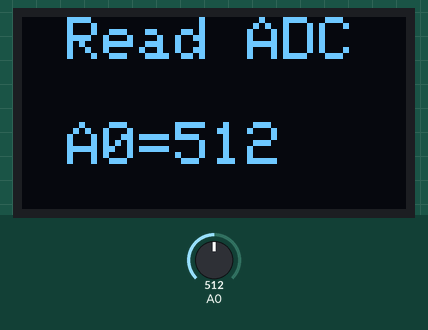
Simulated run of this sketch. Board: Arduino Uno, built with avr-gcc and run on an emulated ATmega328P. Parts: 128×64 one-colour display. Inputs (shaded band) come from the test bench; at power-on: A0 = 512.

Above: at 1.2 s.
1.3 s: A0 set to 716
At 2.5 s:
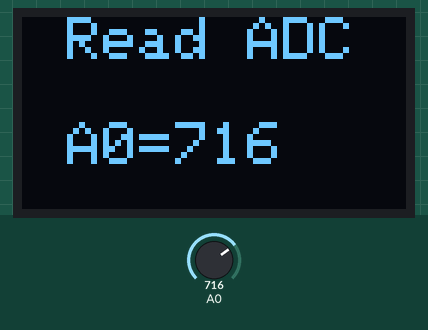
2.8 s: A0 set to 900
At 3.3 s:
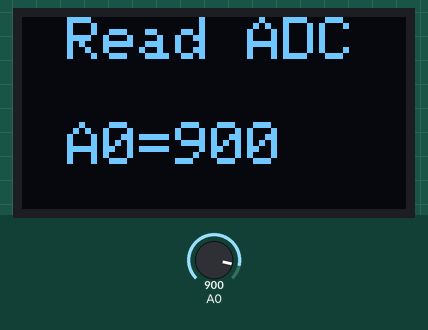
4.3 s: A0 set to 1023
At 5.0 s:
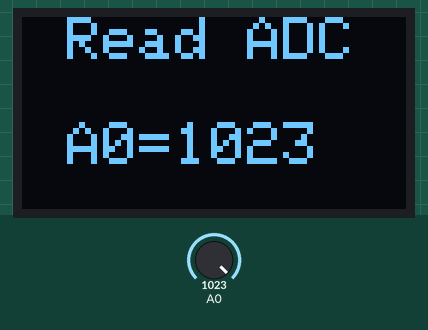
Timing chart, 0 to 7.3 s (numbered marks = the images above; inputs shaded):
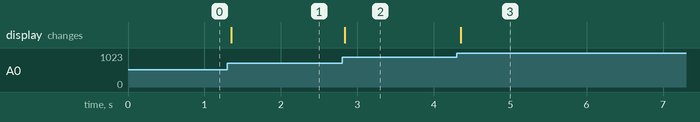

The sketch:

NodeMCU_AnalogOLED.ino
```cpp
#include  <Wire.h>              // Include I2C bus library
#include  <SPI.h>
#include  <Adafruit_GFX.h>      // Include OLED library
#include  <Adafruit_SSD1306.h>  // Include OLED library

#define   OLED_RESET  -1
// Create new OLED object
Adafruit_SSD1306      OLED(OLED_RESET);

void setup()
{
  // Initialize with I2C address 0x3C (for the 128x64)
  OLED.begin(SSD1306_SWITCHCAPVCC, 0x3C);
}

void loop()
{
  OLED.clearDisplay();
  // Set display color as white
  OLED.setTextColor(WHITE);
  // Set start position of display
  OLED.setCursor(15, 0);
  // Set text size x2
  OLED.setTextSize(2);
  // Show title message
  OLED.println("Read ADC");
  // Set display position
  OLED.setCursor(15, 35);
  // Set text size x2
  OLED.setTextSize(2);
  // Show result value
  OLED.println("A0=" + String(analogRead(A0)));
  // Enable display
  OLED.display();
}
```

Measured:
- after the input at 1.3 s, the display: changes after 0.05 s (image 1)
- after the input at 2.8 s, the display: changes at once (image 2)
- after the input at 4.3 s, the display: changes after 0.05 s (image 3)
